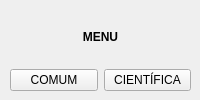
<?xml version="1.0" encoding="UTF-8"?>
<ui version="4.0">
 <class>Menu</class>
 <widget class="QWidget" name="Menu">
  <property name="geometry">
   <rect>
    <x>0</x>
    <y>0</y>
    <width>200</width>
    <height>100</height>
   </rect>
  </property>
  <property name="minimumSize">
   <size>
    <width>200</width>
    <height>100</height>
   </size>
  </property>
  <property name="windowTitle">
   <string>Menu</string>
  </property>
  <widget class="QWidget" name="">
   <property name="geometry">
    <rect>
     <x>10</x>
     <y>10</y>
     <width>181</width>
     <height>81</height>
    </rect>
   </property>
   <layout class="QVBoxLayout" name="verticalLayout">
    <item>
     <widget class="QLabel" name="titulo">
      <property name="font">
       <font>
        <weight>75</weight>
        <bold>true</bold>
       </font>
      </property>
      <property name="text">
       <string>MENU</string>
      </property>
      <property name="alignment">
       <set>Qt::AlignCenter</set>
      </property>
     </widget>
    </item>
    <item>
     <layout class="QHBoxLayout" name="horizontalLayout">
      <item>
       <widget class="QPushButton" name="comum">
        <property name="text">
         <string>COMUM</string>
        </property>
       </widget>
      </item>
      <item>
       <widget class="QPushButton" name="cientifica">
        <property name="text">
         <string>CIENTÍFICA</string>
        </property>
       </widget>
      </item>
     </layout>
    </item>
   </layout>
  </widget>
 </widget>
 <resources/>
 <connections/>
</ui>
